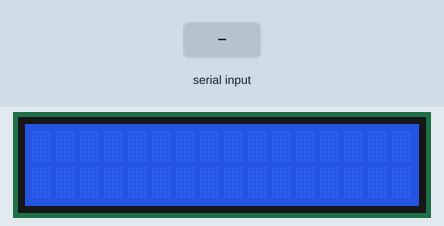
This sketch was run on a simulated Arduino Uno, built with avr-gcc and run on an emulated ATmega328P. On the bench: 16×2 character LCD. The inputs (shaded band) are chosen by the test bench. What the sketch prints to the serial monitor is not drawn.

Above: at 1.2 s.
1.3 s: "1" received over Serial
At 2.6 s:
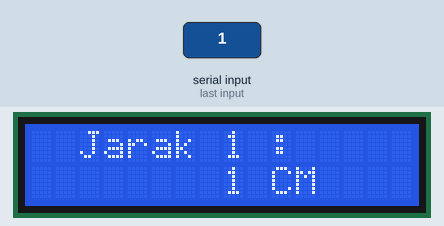
3.8 s: "0" received over Serial
At 5.7 s:
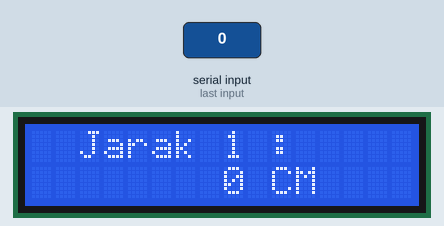
6.3 s: "2" received over Serial
At 7.6 s:
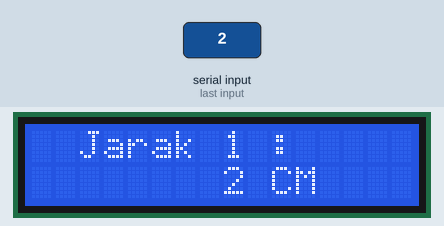
Timing chart, 0 to 9.3 s (numbered marks = the images above; inputs shaded):
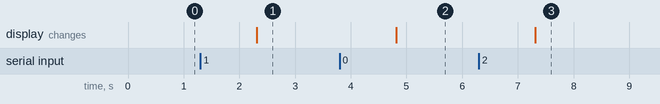

The sketch:

Arduino-Reciver.ino
```cpp
#include <LiquidCrystal_I2C.h>
#include <Wire.h>
LiquidCrystal_I2C lcd(0x20, 16, 2);
String terima;

void setup()
{
 Serial.begin(9600);
 Serial.println("Arduino Reciver");

 lcd.init();
 lcd.clear();
 lcd.backlight();
}

void loop()
{
  if(Serial.available()){
  	terima = Serial.readString();
    terima.trim();
    Serial.println(terima);
    lcd.setCursor(2,0);
	lcd.print("Jarak 1 : ");
    lcd.setCursor(8,1);
	lcd.print(terima);
    lcd.print(" CM");


    delay(100);
  }

}
```

Measured:
- after the input at 1.3 s, the display: changes after 1.0 s (image 1)
- after the input at 3.8 s, the display: changes after 1.0 s (image 2)
- after the input at 6.3 s, the display: changes after 1.0 s (image 3)
